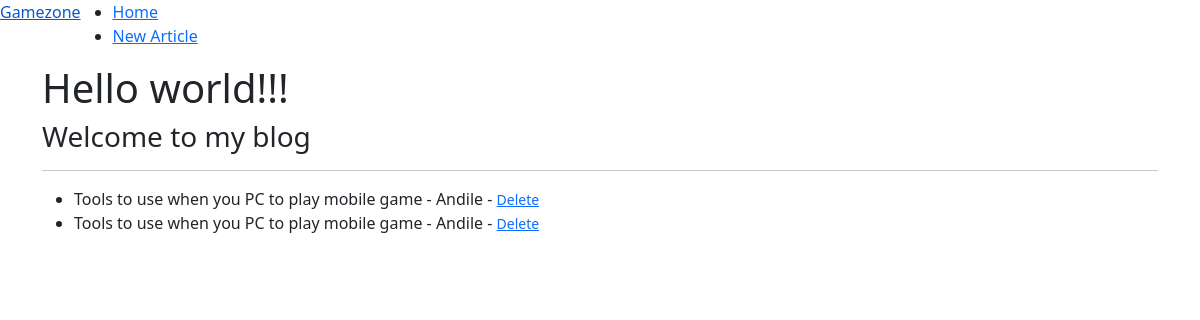
Before: / with the older database file.
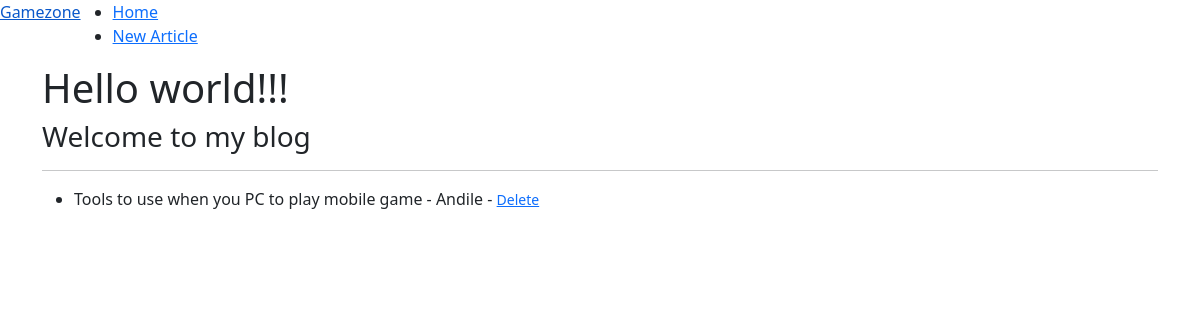
After: the same page with the newer database file.
### gzblog/models.py (models this page shows, shortened)
class Article(models.Model):
    author = models.ForeignKey(User, on_delete=models.CASCADE)
    title = models.CharField(max_length=200)
    title_tag = models.CharField(max_length=30)
    description = models.CharField(max_length=200)
    body = models.TextField()
    day = models.DateTimeField(auto_now_add=True)

### gzblog/views.py (the view)
# urls.py: 2. Add a URL to urlpatterns:  path('', Home.as_view(), name='home')
class Home(ListView):
    model = Article
    template_name = 'home.html'

### gzblog/templates/home.html (shortened to what this page needs)
{% extends 'layout.html' %}
{% block content %}
<h1>Hello world!!!</h1>
<h3>Welcome to my blog</h3>
<hr>
    <ul>
    {% for article in object_list %}
        <li>{{ article.title }} - {{ article.author.first_name }} -
             <small> <a href="{% url 'remove_article' article.pk %}">Delete</a></small></li>
    {% endfor %}
</ul>
{% endblock %}

### gzblog/templates/layout.html (shortened to what this page needs)
<!DOCTYPE html>
<html lang="en">
<head>
    {% load static %}
    <link rel="stylesheet" href="{% static 'style.css' %}">
    <link rel="stylesheet" href="https://cdnjs.cloudflare.com/ajax/libs/remixicon/3.4.0/remixicon.css">
    <link href="https://cdn.jsdelivr.net/npm/bootstrap@5.3.1/dist/css/bootstrap.min.css" rel="stylesheet">
</head>
<body>
    <header class="header">
        <nav class="nav fluid-container">
            <a class="nav_logo" href="#">Gamezone</a>
            <div class="nav_menu" id="nav-menu">
                <ul class="nav_list">
                    <li class="nav_item">
                        <a href="#" class="nav_link">Home</a>
                    </li>
                    <li class="nav_item">
                        <a href="{% url 'new_article' %}" class="nav_link">New Article</a>
                    </li>
                </ul>
            </div>
        </nav>
    </header>
    <div class="container">
    {% block content %}
    {% endblock %}
    </div>
</body>
</html>

### gzblog/static/style.css (style rules this page uses)
:root { --hearder-height: 3.5rem; --text-color: hsl(210, 50%, 20%); --title-color: hsl(210, 20%, 15%); --body-color: hsl(210, 55%, 75%); --body-font: 'Lora', serif; --second-font: 'Poppins', sans-serif; --third-font: 'REM', sans-serif; --normal-size-font: 1rem; --small-font-size: .800rem; --font-regular: 400; --font-medium: 500; --font-bold: 600; }
body { font-family: var(--body-font); font-size: var(--normal-size-font); background-color: var(--body-color); color: var(--text-color); font-weight: var(--font-medium); }

Changed rows visible on the page:
removed Article: title "Tools to use when you PC to play mobile game", author.first_name "Andile"
